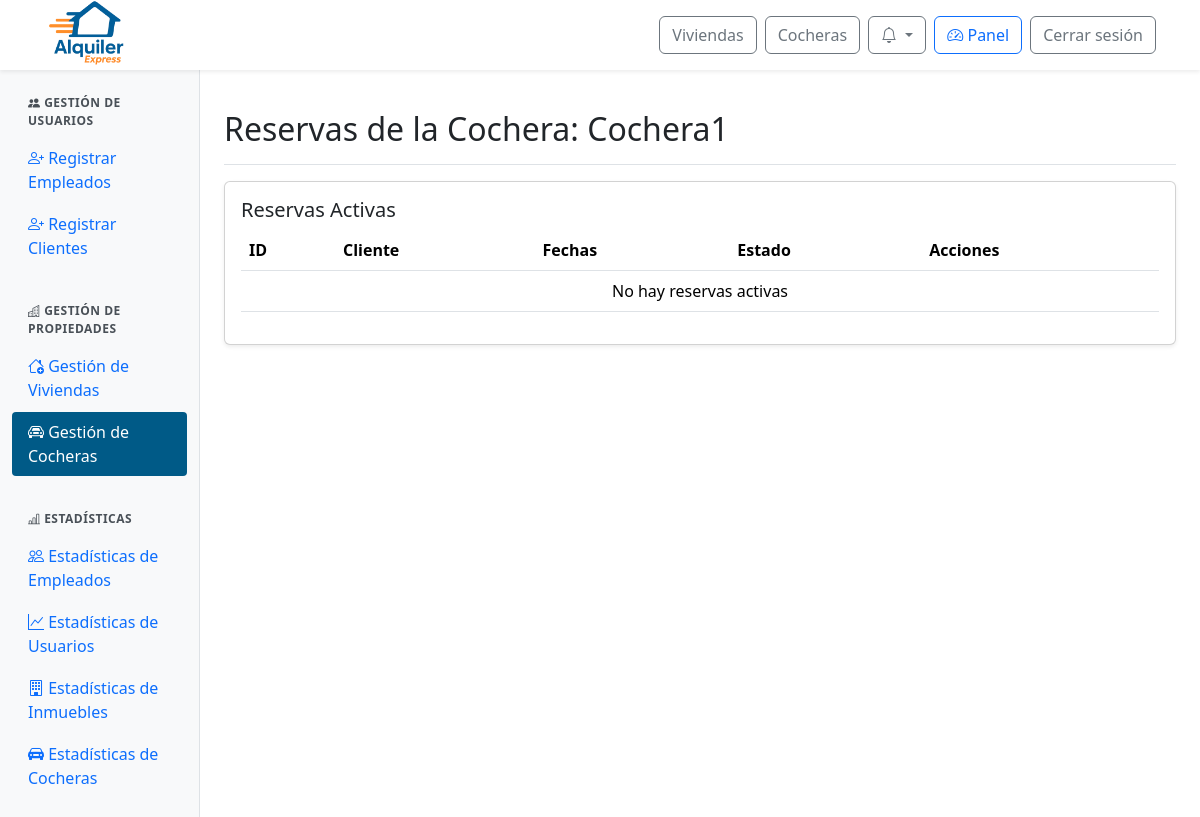
Page /panel/cocheras/reservas/1/ (signed in) on the earlier database version.
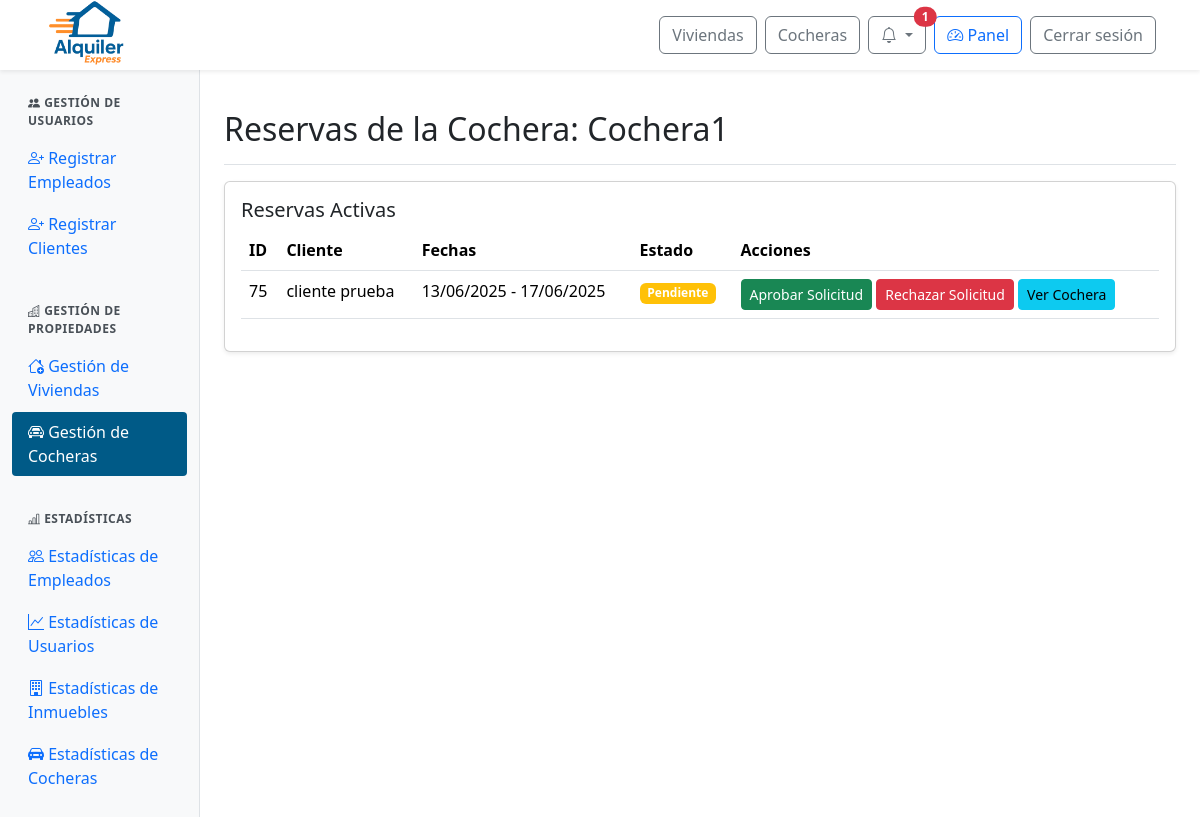
Same page on the later database version.
### web/models.py (models this page shows, shortened)
class Reserva(models.Model):
    id_reserva = models.AutoField(primary_key=True)
    fecha_inicio = models.DateField()
    fecha_fin = models.DateField()
    precio_total = models.DecimalField(max_digits=10, decimal_places=2)
    estado = models.ForeignKey(Estado, on_delete=models.SET_NULL, null=True)  # Aquí está el estado FK
    inmueble = models.ForeignKey(Inmueble, null=True, blank=True, on_delete=models.SET_NULL)
    cochera = models.ForeignKey(Cochera, null=True, blank=True, on_delete=models.SET_NULL)
    descripcion = models.TextField()
    aprobada_en = models.DateTimeField(null=True, blank=True)
    def cliente(self):
        rel = ClienteInmueble.objects.filter(reserva=self).first()
        return rel.cliente if rel else None

class ClienteInmueble(models.Model):
    id_cliente_inmueble = models.AutoField(primary_key=True)
    cliente = models.ForeignKey(Perfil, on_delete=models.CASCADE)  # FK a Perfil, no Usuario
    inmueble = models.ForeignKey(Inmueble, null=True, blank=True, on_delete=models.SET_NULL)
    cochera = models.ForeignKey(Cochera, null=True, blank=True, on_delete=models.SET_NULL)
    reserva = models.ForeignKey(Reserva, on_delete=models.CASCADE)

class Perfil(models.Model):
    id_perfil = models.AutoField(primary_key=True)
    usuario = models.OneToOneField(User, on_delete=models.CASCADE)
    dni = models.CharField(max_length=20)
    fecha_nacimiento = models.DateField(null=True, blank=True)

class Estado(models.Model):
    id_estado = models.AutoField(primary_key=True)
    nombre = models.CharField(max_length=100)

### web/views.py (the view)
# urls.py: path('panel/cocheras/reservas/<int:id_cochera>/', views.admin_cocheras_reservas, name='admin_cocheras_reservas'),
@login_required
@user_passes_test(is_admin_or_empleado)
def admin_cocheras_reservas(request, id_cochera):
    cochera = get_object_or_404(Cochera, id_cochera=id_cochera)
    reservas = Reserva.objects.filter(
        cochera=cochera,
        estado__nombre__in=["Pendiente", "Aprobada", "Pagada", "Confirmada"]
    ).order_by('-fecha_inicio')
    return render(request, 'admin/admin_cocheras_reservas.html', {'cochera': cochera, 'reservas': reservas})

### web/context_processors.py (called while the page is built)
def notifications(request):
    if request.user.is_authenticated:
        try:
            return {
                'notificaciones': request.user.perfil.notificacion_set.order_by('-fecha_creacion')[:10],
                'notificaciones_no_leidas': request.user.perfil.notificacion_set.filter(leido=False).count()
            }
        except Exception:
            return {}
    return {}

def is_client_context(request):
    return {'is_client': is_client(request.user)}

### web/views.py (called while the page is built)
def is_admin_or_empleado(user):
    return user.is_authenticated and (user.is_staff or user.groups.filter(name="empleado").exists())

def is_client(user):
    return user.is_authenticated and user.groups.filter(name="cliente").exists()

### web/templates/admin/admin_cocheras_reservas.html (shortened to what this page needs)
{% extends 'admin/admin_base.html' %}
{% load static %}
{% block admin_content %}
<div class="d-flex justify-content-between flex-wrap flex-md-nowrap align-items-center pt-3 pb-2 mb-3 border-bottom">
  <h1 class="h2">Reservas de la Cochera: {{ cochera.nombre }}</h1>
</div>
<div class="card shadow-sm mb-4">
  <div class="card-body">
    <h5 class="card-title">Reservas Activas</h5>
    <div class="table-responsive">
      <table class="table table-hover">
        <thead>
          <tr>
            <th>ID</th>
            <th>Cliente</th>
            <th>Fechas</th>
            <th>Estado</th>
            <th>Acciones</th>
          </tr>
        </thead>
        <tbody>
          {% for reserva in reservas %}
          <tr>
            <td>{{ reserva.id_reserva }}</td>
            <td>
              {% if reserva.cliente %}
                {{ reserva.cliente.usuario.get_full_name|default:reserva.cliente.usuario.username }}
              {% else %}
                Cliente no disponible
              {% endif %}
            </td>
            <td>{{ reserva.fecha_inicio|date:"d/m/Y" }} - {{ reserva.fecha_fin|date:"d/m/Y" }}</td>
            <td>
              <span class="badge
                {% if reserva.estado.nombre == 'Confirmada' %}bg-success
                {% elif reserva.estado.nombre == 'Cancelada' %}bg-danger
                {% elif reserva.estado.nombre == 'Rechazada' %}bg-secondary
                {% elif reserva.estado.nombre == 'Pagada' %}bg-info
                {% elif reserva.estado.nombre == 'Aprobada' %}bg-primary
                {% elif reserva.estado.nombre == 'Pendiente' %}bg-warning
                {% elif reserva.estado.nombre == 'Finalizada' %}bg-dark
                {% else %}bg-warning{% endif %}">
                {{ reserva.estado.nombre }}
              </span>
            </td>
            <td>
              {% if reserva.estado.nombre == 'Pendiente' %}
                <button class="btn btn-sm btn-success" onclick="cambiarEstado('{{ reserva.id_reserva }}', 'Aprobada')">Aprobar Solicitud</button>
                <button class="btn btn-sm btn-danger" onclick="cambiarEstado('{{ reserva.id_reserva }}', 'Rechazada')">Rechazar Solicitud</button>
              {% elif reserva.estado.nombre == 'Aprobada' %}
                <button class="btn btn-sm btn-success">Esperando Pago...</button>
              {% elif reserva.estado.nombre == 'Pagada' %}
                <button class="btn btn-sm btn-success" onclick="cambiarEstado('{{ reserva.id_reserva }}', 'Confirmada')">Confirmar Alquiler</button>
                <button class="btn btn-sm btn-danger" onclick="cambiarEstado('{{ reserva.id_reserva }}', 'Cancelada')">Cancelar Alquiler</button>
              {% elif reserva.estado.nombre == 'Confirmada' %}
                <button class="btn btn-sm btn-success" onclick="cambiarEstado('{{ reserva.id_reserva }}', 'Finalizada')">Terminar Alquiler</button>
                <button class="btn btn-sm btn-danger" onclick="cambiarEstado('{{ reserva.id_reserva }}', 'Cancelada')">Cancelar Alquiler</button>
              {% endif %}
              <a href="{% url 'detalle_cochera' cochera.id_cochera %}" class="btn btn-sm btn-info">Ver Cochera</a>
            </td>
          </tr>
          {% empty %}
          <tr>
            <td colspan="5" class="text-center">No hay reservas activas</td>
          </tr>
          {% endfor %}
        </tbody>
      </table>
    </div>
  </div>
</div>
{% endblock %}

Differences in the rows shown:
added Reserva: id_reserva "75", cliente.usuario.get_full_name "cliente prueba", fecha_inicio "13/06/2025", fecha_fin "17/06/2025", estado.nombre "Pendiente"
Other differences:
{{ notificaciones_no_leidas }}: (not shown) → "1"
text no longer shown: "No hay reservas activas"
